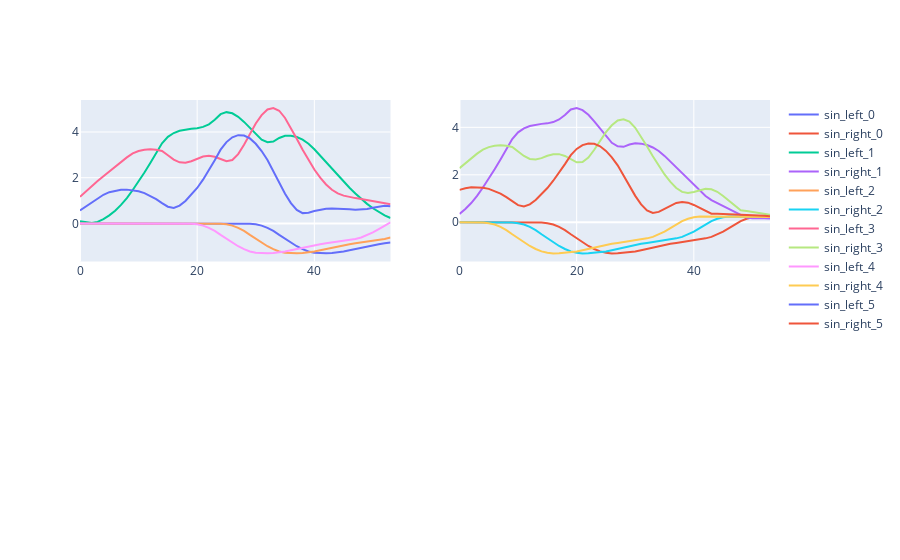

Write notebook code for a chart like this one.
### Code cell
fig = make_subplots(rows=2, cols=2)
n = np.arange(len(phase_vec_cos_l))
for i in range(6):
    fig.add_trace(go.Scatter(x=n, y=phase_vec_sin_l[:, i], name="sin_left_"+str(i)), row=1, col=1)
    fig.add_trace(go.Scatter(x=n, y=phase_vec_sin_r[:, i], name="sin_right_"+str(i)), row=1, col=2)
# fig.add_trace(go.Scatter(x=n, y=phase_vec_cos_l, name="cos_left"), row=2, col=1)
# fig.add_trace(go.Scatter(x=n, y=phase_vec_cos_r, name="cos_right"), row=2, col=2)
fig.show()
